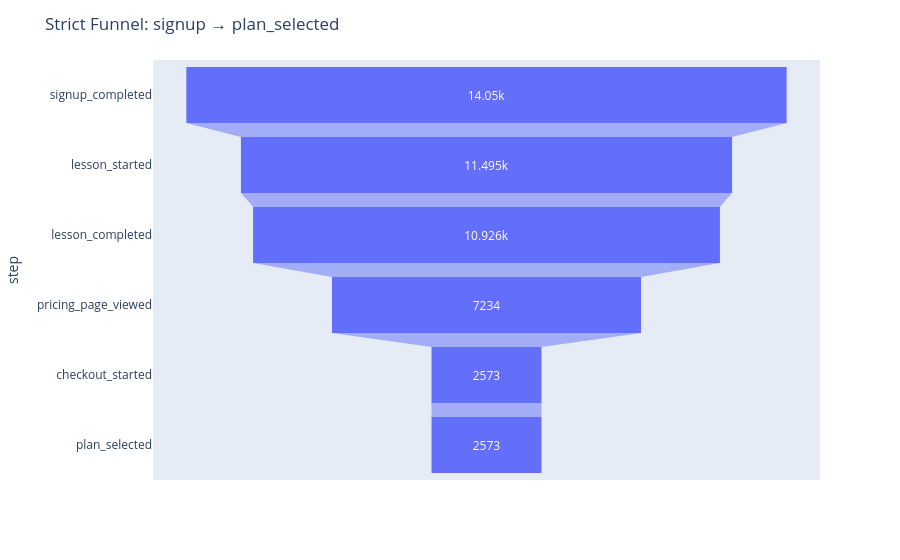

Notebook code for this chart:
### Code cell
import pandas as pd
import plotly.express as px

df = funnel_join2.copy()
df["event_timestamp"] = pd.to_datetime(df["event_timestamp"], errors="coerce")

steps = [
    "signup_completed",
    "lesson_started",
    "lesson_completed",
    "pricing_page_viewed",
    "checkout_started",
    "plan_selected",
]

# 각 단계 수행한 유저
step_users = {
    step: set(df.loc[df["event_name"].eq(step), "user_id"].dropna().unique())
    for step in steps
}

# 깔때기: 이전 단계까지 모두 수행한 유저만 유지
current = step_users[steps[0]].copy()
funnel_counts = []

funnel_counts.append([steps[0], len(current)])
for step in steps[1:]:
    current = current & step_users[step]
    funnel_counts.append([step, len(current)])

funnel_counts = pd.DataFrame(funnel_counts, columns=["step", "users"])

# 퍼널 차트
fig = px.funnel(funnel_counts, x="users", y="step")
fig.update_layout(title="Strict Funnel: signup → plan_selected")
fig.show()

### Figure 1 — Plotly figure (JSON) as saved in the notebook; plotly's stock layout.template omitted (floating-point values rounded to 4 significant figures)
{"data": [{"hovertemplate": "users=%{x}<br>step=%{y}<extra></extra>", "legendgroup": "", "marker": {"color": "#636efa"}, "name": "", "orientation": "h", "showlegend": false, "type": "funnel", "x": [14050, 11495, 10926, 7234, 2573, 2573], "xaxis": "x", "y": ["signup_completed", "lesson_started", "lesson_completed", "pricing_page_viewed", "checkout_started", "plan_selected"], "yaxis": "y"}], "layout": {"legend": {"tracegroupgap": 0}, "margin": {"t": 60}, "title": {"text": "Strict Funnel: signup → plan_selected"}, "xaxis": {"anchor": "y", "domain": [0, 1], "title": {"text": "users"}}, "yaxis": {"anchor": "x", "domain": [0, 1], "title": {"text": "step"}}}}
